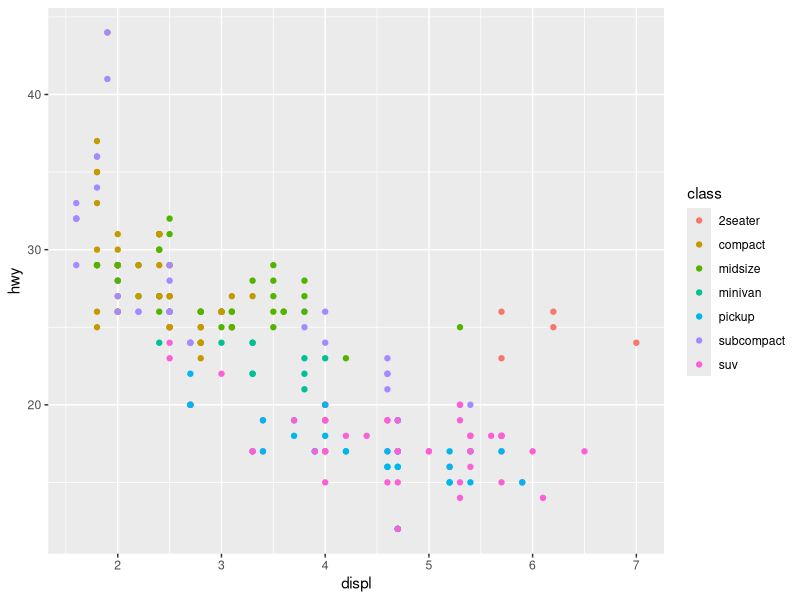
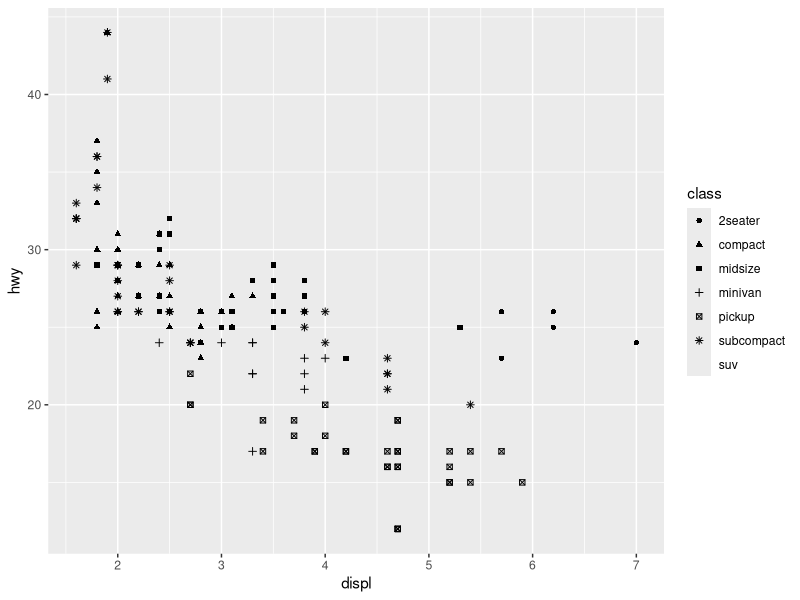
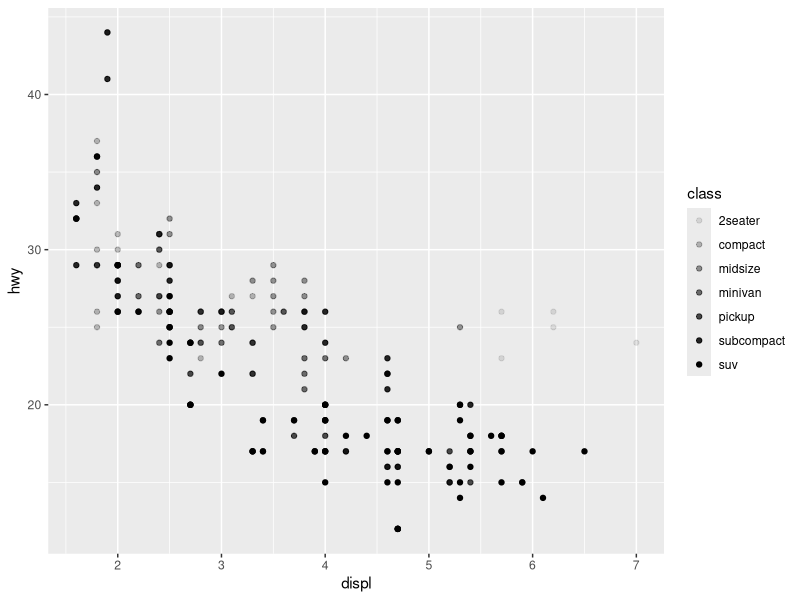
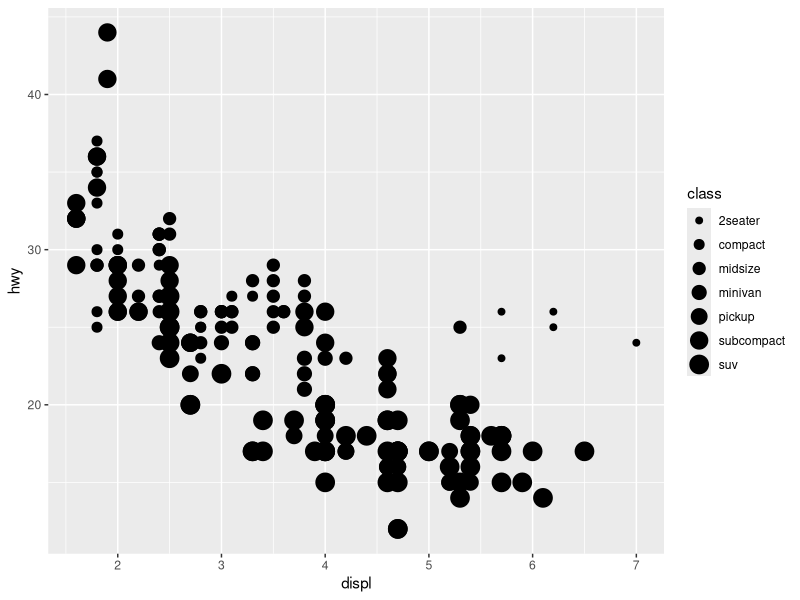
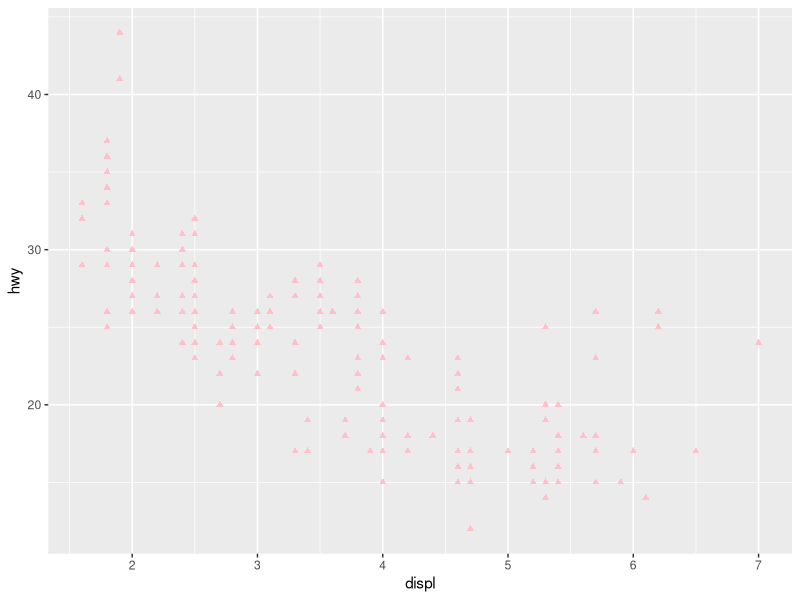
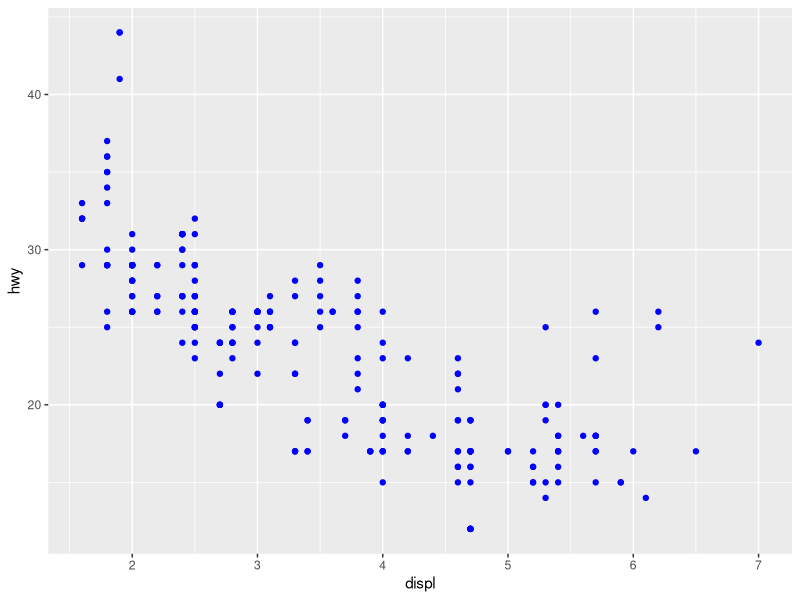
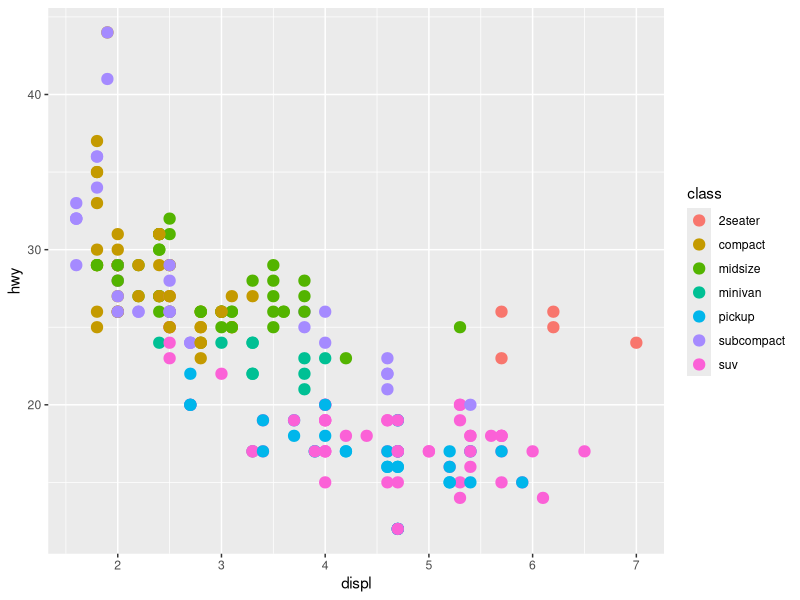
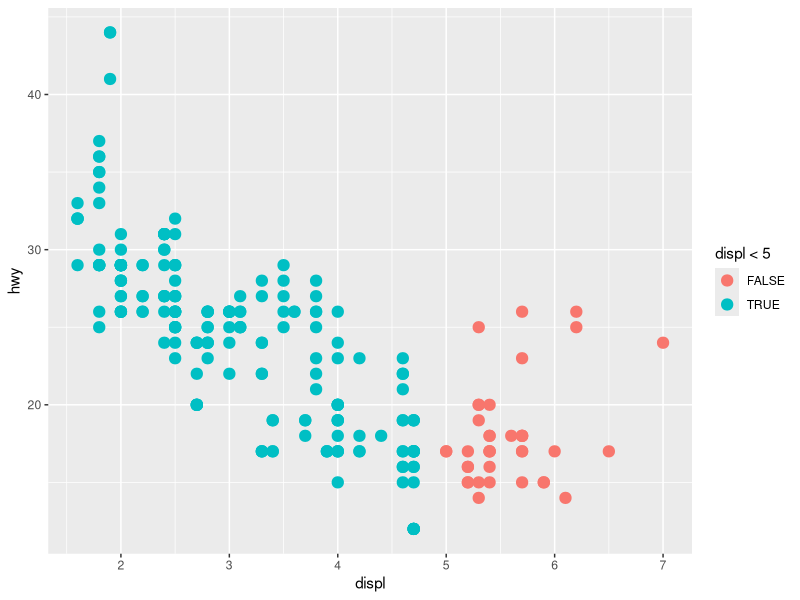

Source code (R) for these figures, in order:
library(tidyverse)
mpg

ggplot(mpg, aes(x= displ, y= hwy)) +
  geom_point(aes(color = class))

ggplot(mpg, aes(x= displ, y= hwy)) +
  geom_point(aes(shape = class))

ggplot(mpg, aes(x= displ, y= hwy)) +
  geom_point(aes(alpha = class))

ggplot(mpg, aes(x= displ, y= hwy)) +
  geom_point(aes(size = class))

#9.2 exercise 1
ggplot(mpg, aes(x= displ, y= hwy)) +
  geom_point(color ="pink", shape = 17)

#9.2 exercise 2
ggplot(mpg) + 
  geom_point(aes(x = displ, y = hwy),color = "blue")

#9.2 exercise 3
ggplot(mpg, aes(x= displ, y= hwy)) +
  geom_point(aes(color = class), stroke = 2)


ggplot(mpg, aes(x= displ, y= hwy)) +
  geom_point(aes(color = displ < 5), stroke = 2)
